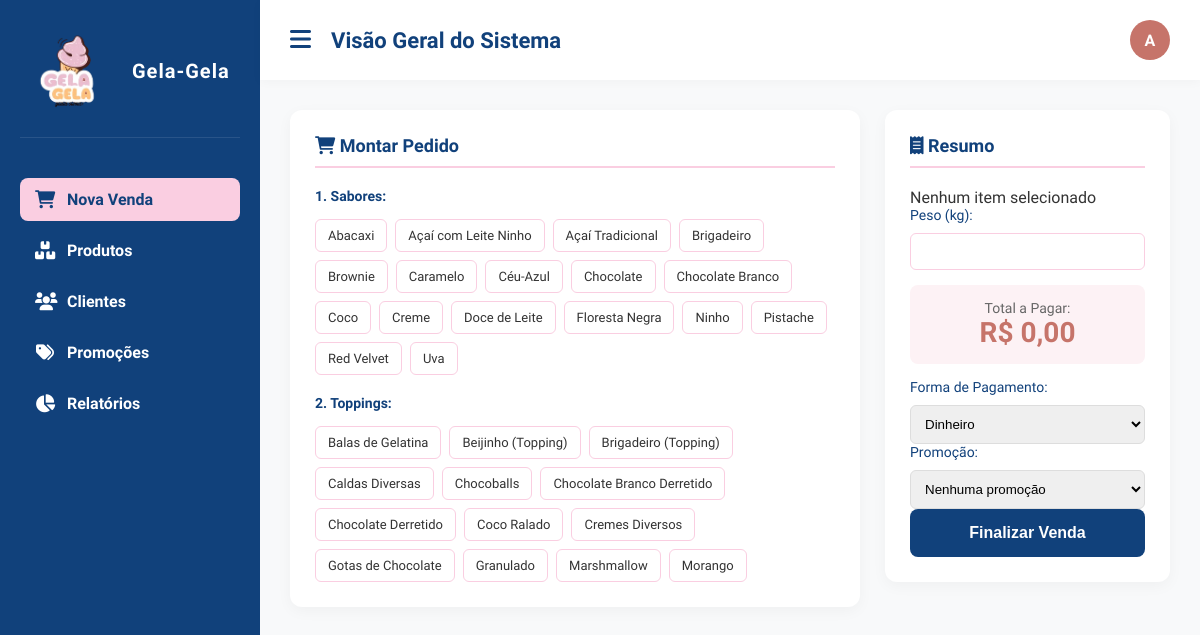
The page /vendas (signed in) on the database its author committed.
### tables this page shows
CREATE TABLE `produtos` (
  `produto_id` int(11) NOT NULL,
  `nome` varchar(150) NOT NULL,
  `categoria` enum('Sorvete','Insumo','Ingrediente','Consumivel','Embalagem','Coberturas','Adicionais') NOT NULL,
  `preco_custo` decimal(10,2) NOT NULL,
  `preco_venda` decimal(10,2) DEFAULT NULL,
  `unidade_medida` varchar(20) NOT NULL,
  `criado_por` int(11) DEFAULT NULL,
  `data_cadastro` datetime DEFAULT current_timestamp(),
  `ativo` tinyint(1) DEFAULT 1
);

### public/vendas.php (the view, shortened to what this page needs)
<?php
require_once '../conecta.php';
$nome_usuario = $_SESSION['nome'] ?? 'User';
$inicial = strtoupper(substr($nome_usuario, 0, 1));
$stmtSabores = $pdo->query("
    SELECT produto_id, nome, preco_venda
    FROM produtos
    WHERE categoria = 'Sorvete' AND ativo = 1
    ORDER BY nome ASC
");
$sabores = $stmtSabores->fetchAll();
$stmtToppings = $pdo->query("SELECT produto_id, nome FROM produtos WHERE categoria = 'Adicionais' AND ativo = 1 ORDER BY nome ASC");
$toppings = $stmtToppings->fetchAll();
?>
<!DOCTYPE html>
<html lang="pt-BR">
<head>
    <link rel="stylesheet" href="ASSETS/CSS/style.css">
    <link rel="stylesheet" href="https://cdnjs.cloudflare.com/ajax/libs/font-awesome/6.0.0/css/all.min.css">
</head>
<body>
    <div class="layout">
        <?php require_once '../components/sidebar.php'; ?>
        <main class="content">
            <header class="topbar">
                <button class="menu-btn" onclick="toggleSidebar()">
                    <i class="fa-solid fa-bars"></i>
                </button>
                <h1>Visão Geral do Sistema</h1>
                <div class="user-menu">
                    <div class="avatar" onclick="toggleUserMenu()">
                        <?= $inicial ?>
                    </div>
                </div>
            </header>
            <section class="main">
                <div class="grid-main">
                    <div class="box">
                        <h3><i class="fa-solid fa-cart-shopping"></i> Montar Pedido</h3>
                        <div class="form-group">
                            <label><strong>1. Sabores:</strong></label>
                            <div class="items-grid">
                                <?php foreach ($sabores as $s): ?>
                                    <span class="item-badge"
                                        data-id="<?= $s['produto_id'] ?>"
                                        data-preco="<?= $s['preco_venda'] ?>"
                                        onclick="toggleItem(this)">
                                        <?= htmlspecialchars($s['nome']) ?>
                                    </span>
                                <?php endforeach; ?>
                            </div>
                        </div>
                        <div class="form-group" style="margin-top:20px;">
                            <label><strong>2. Toppings:</strong></label>
                            <div class="items-grid">
                                <?php foreach ($toppings as $t): ?>
                                    <span class="item-badge topping"
                                        data-id="<?= $t['produto_id'] ?>"
                                        onclick="toggleItem(this)">
                                        <?= htmlspecialchars($t['nome']) ?>
                                    </span>
                                <?php endforeach; ?>
                            </div>
                        </div>
                    </div>
                    <div style="display: flex; flex-direction: column; gap: 20px;">
                        <form method="POST" class="box card-resumo">
                            <h3><i class="fa-solid fa-receipt"></i> Resumo</h3>
                            <div id="resumo-itens">
                                <p>Nenhum item selecionado</p>
                            </div>
                            <div class="form-group">
                                <label>Peso (kg):</label>
                                <input type="number" id="peso-venda" name="peso_total" step="0.001" required oninput="calcularTotal()">
                            </div>
                            <div class="total-display">
                                <span>Total a Pagar:</span>
                                <strong id="valor-total-exibicao">R$ 0,00</strong>
                            </div>
                            <div class="form-group">
                                <label>Forma de Pagamento:</label>
                                <select name="forma_pagamento" class="select-field" required>
                                    <option value="Dinheiro">Dinheiro</option>
                                </select>
                            </div>
                            <div class="form-group">
                                <label>Promoção:</label>
                                <select name="promocao_id" class="select-field">
                                    <option value="">Nenhuma promoção</option>
                                </select>
                            </div>
                            <button type="submit" name="btn_finalizar" class="btn btn-venda" onclick="prepararEnvio()">
                                Finalizar Venda
                            </button>
                        </form>
                    </div>
                </div>
            </section>
        </main>
    </div>
</body>
</html>

### components/sidebar.php
<?php
$tipo_usuario = $_SESSION['tipo'] ?? 'Funcionario';
$paginaAtual = basename($_SERVER['PHP_SELF'], '.php');
$menus = [
    [
        'titulo' => 'Nova Venda',
        'icone'  => 'fa-cart-shopping',
        'link'   => 'vendas',
        'permissoes' => ['Gerente', 'Funcionario']
    ],
    [
        'titulo' => 'Dashboard',
        'icone'  => 'fa-chart-line',
        'link'   => 'dashboard',
        'permissoes' => ['Gerente']
    ],
    [
        'titulo' => 'Produtos',
        'icone'  => 'fa-boxes-stacked',
        'link'   => 'produtos',
        'permissoes' => ['Gerente', 'Funcionario']
    ],
    [
        'titulo' => 'Clientes',
        'icone'  => 'fa-users',
        'link'   => 'clientes',
        'permissoes' => ['Gerente', 'Funcionario']
    ],
    [
        'titulo' => 'Fornecedores',
        'icone'  => 'fa-truck',
        'link'   => 'fornecedores',
        'permissoes' => ['Gerente']
    ],
    [
        'titulo' => 'Promoções',
        'icone'  => 'fa-tags',
        'link'   => 'promo',
        'permissoes' => ['Gerente', 'Funcionario']
    ],
    [
        'titulo' => 'Usuários',
        'icone'  => 'fa-user-shield',
        'link'   => 'user',
        'permissoes' => ['Gerente']
    ],
    [
        'titulo' => 'Backup',
        'icone'  => 'fa-database',
        'link'   => 'backup',
        'permissoes' => ['Gerente']
    ],
    [
        'titulo' => 'Logs',
        'icone'  => 'fa-file-lines',
        'link'   => 'logs',
        'permissoes' => ['Gerente']
    ],
    [
        'titulo' => 'Relatórios',
        'icone'  => 'fa-chart-pie',
        'link'   => 'relatorio',
        'permissoes' => ['Gerente', 'Funcionario']
    ]
];
?>
<aside class="sidebar" id="sidebar">
    <div class="logo-area">
        <img src="ASSETS/IMG/icon.png" alt="Logo">
        <span>Gela-Gela</span>
    </div>
    <nav>
        <?php foreach ($menus as $menu): ?>
            <?php if (in_array($tipo_usuario, $menu['permissoes'])): ?>
                <a href="<?= $menu['link'] ?>"
                    class="<?= $paginaAtual === $menu['link'] ? 'active' : '' ?>">
                    <i class="fa-solid <?= $menu['icone'] ?>"></i>
                    <?= $menu['titulo'] ?>
                </a>
            <?php endif; ?>
        <?php endforeach; ?>
    </nav>
</aside>

### ASSETS/CSS/style.css (style rules this page uses)
:root { --primary: #c6746a; --secondary: #11417b; --accent: #b76756; --soft: #facee1; --bg-body: #ffffff; --bg-content: #f8f9fa; --text-main: #333333; --text-muted: #666666; }
* { margin: 0; padding: 0; box-sizing: border-box; }
body { font-family: 'Segoe UI', Tahoma, Geneva, Verdana, sans-serif; background-color: var(--bg-body); color: var(--text-main); }
.layout { display: flex; min-height: 100vh; }
.sidebar { width: 260px; background-color: var(--secondary); color: #ffffff; padding: 25px 20px; display: flex; flex-direction: column; transition: all 0.3s ease; }
.logo-area { display: flex; align-items: center; gap: 12px; margin-bottom: 40px; padding-bottom: 20px; border-bottom: 1px solid rgba(255, 255, 255, 0.1); }
.logo-area img { width: 100px; height: auto; object-fit: contain; }
.logo-area span { font-size: 20px; font-weight: 700; letter-spacing: 1px; white-space: nowrap; }
.sidebar nav { display: flex; flex-direction: column; gap: 8px; }
.sidebar a { display: flex; align-items: center; gap: 12px; color: #ffffff; text-decoration: none; padding: 12px 15px; border-radius: 8px; font-weight: 600; transition: all 0.2s ease; }
.sidebar a i { width: 20px; text-align: center; font-size: 18px; }
.sidebar a:hover, .sidebar a.active { background-color: var(--soft); color: var(--secondary); }
.content { flex: 1; display: flex; flex-direction: column; background-color: var(--bg-content); }
.topbar { background-color: var(--bg-body); padding: 20px 30px; display: flex; align-items: center; gap: 20px; box-shadow: 0 2px 10px rgba(0, 0, 0, 0.03); z-index: 10; }
.menu-btn { background: none; border: none; font-size: 24px; color: var(--secondary); cursor: pointer; transition: color 0.2s; }
.topbar h1 { font-size: 22px; color: var(--secondary); }
.main { padding: 30px; flex: 1; overflow-y: auto; }
.grid-main { display: grid; grid-template-columns: 2fr 1fr; gap: 25px; }
.box { background-color: var(--bg-body); padding: 25px; border-radius: 12px; box-shadow: 0 4px 15px rgba(0, 0, 0, 0.04); }
.box h3 { color: var(--secondary); margin-bottom: 20px; font-size: 18px; border-bottom: 2px solid var(--soft); padding-bottom: 10px; }
.form-group { display: flex; flex-direction: column; gap: 5px; }
.form-group input, .form-group select { padding: 10px; border: 1px solid #ddd; border-radius: 6px; }
.user-menu { position: relative; margin-left: auto; }
.avatar { width: 40px; height: 40px; background: var(--primary); color: #fff; border-radius: 50%; display: flex; align-items: center; justify-content: center; font-weight: bold; cursor: pointer; }
.btn { background-color: var(--primary); color: #ffffff; border: none; padding: 12px 15px; border-radius: 8px; font-size: 14px; font-weight: 600; cursor: pointer; display: flex; align-items: center; justify-content: center; gap: 8px; transition: background-color 0.2s ease; }
.items-grid { display: flex; flex-wrap: wrap; gap: 8px; margin-top: 10px; }
.item-badge { background: #fff; border: 1px solid var(--soft); padding: 8px 12px; border-radius: 6px; cursor: pointer; font-size: 13px; transition: all 0.2s; }
.total-display { background: #fdf2f5; padding: 15px; border-radius: 8px; text-align: center; margin: 15px 0; }
.total-display span { display: block; font-size: 14px; color: var(--text-muted); }
.total-display strong { font-size: 28px; color: var(--primary); }
.select-field, #peso-venda { width: 100%; padding: 10px; border: 1px solid var(--soft); border-radius: 6px; margin-top: 5px; }
.btn-venda { width: 100%; padding: 15px; font-size: 16px; background: var(--secondary); }
.form-group label { font-size: 14px; color: var(--secondary); display: block; }

### rows shown on the page
produtos: nome "Abacaxi"
produtos: nome "Açaí com Leite Ninho"
produtos: nome "Açaí Tradicional"
produtos: nome "Brigadeiro"
produtos: nome "Brownie"
produtos: nome "Caramelo"
produtos: nome "Céu-Azul"
produtos: nome "Chocolate"
produtos: nome "Chocolate Branco"
produtos: nome "Coco"
produtos: nome "Creme"
produtos: nome "Doce de Leite"
produtos: nome "Floresta Negra"
produtos: nome "Ninho"
produtos: nome "Pistache"
produtos: nome "Red Velvet"
produtos: nome "Uva"
produtos: nome "Balas de Gelatina"
produtos: nome "Beijinho (Topping)"
produtos: nome "Brigadeiro (Topping)"
produtos: nome "Caldas Diversas"
produtos: nome "Chocoballs"
produtos: nome "Chocolate Branco Derretido"
produtos: nome "Chocolate Derretido"
produtos: nome "Coco Ralado"
produtos: nome "Cremes Diversos"
produtos: nome "Gotas de Chocolate"
produtos: nome "Granulado"
produtos: nome "Marshmallow"
produtos: nome "Morango"

### other values the page prints
$menu['titulo'] "Nova Venda"
$menu['titulo'] "Produtos"
$menu['titulo'] "Clientes"
$menu['titulo'] "Promoções"
$menu['titulo'] "Relatórios"
$inicial "A"
